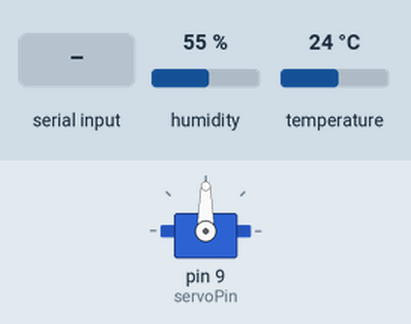
Simulated run of this sketch. Board: Arduino Uno, built with avr-gcc and run on an emulated ATmega328P. On the bench: servo. Inputs (shaded band) come from the test bench; at power-on: humidity 55 %, temperature 24 °C. What the sketch prints to the serial monitor is not drawn.

Above: at 1.2 s.
1.3 s: "1" received over Serial
At 1.8 s:
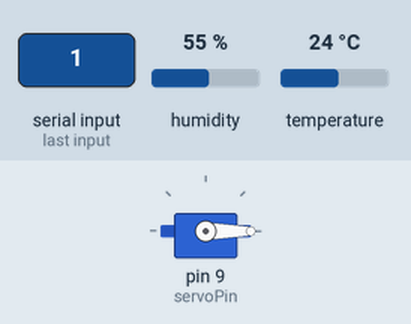
3.4 s: "R" received over Serial
Timing chart, 0 to 6.4 s (numbered marks = the images above; inputs shaded):
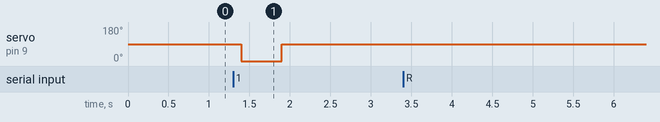

The sketch:

control.ino
```cpp
#include <Servo.h>
#include <DHT.h>

#define DHTPIN 2 // DHT感測器的腳位
#define DHTTYPE DHT11 // 感測器型號

Servo myServo; // 宣告 Servo 馬達
DHT dht(DHTPIN, DHTTYPE);

int servoPin = 9; // Servo 連接至 Arduino 的腳位
int thresholdHumidity = 60; // 濕度門檻值

void setup() {
  Serial.begin(9600); // 初始化序列通訊
  myServo.attach(servoPin); // 設定 Servo 的腳位
  myServo.write(90); // 初始位置
  dht.begin(); // 啟動DHT感測器
}

void loop() {
  if (Serial.available() > 0) {
    char command = Serial.read(); // 接收來自 PyQt 的指令

    if (command == '1') { // 按壓動作
      pressDehumidifier();
    } else if (command == 'R') { // 傳回濕度數據
      float humidity = dht.readHumidity();
      if (!isnan(humidity)) {
        Serial.println(humidity); // 傳回濕度至 PyQt
      } else {
        Serial.println("Error");
      }
    }
  }

  delay(100); // 簡單的執行間隔
}

void pressDehumidifier() {
  myServo.write(0); // 移動到按壓角度
  delay(500); // 保持按壓
  myServo.write(90); // 返回初始位置
}
```

Measured:
- after the input at 1.3 s, servo on pin 9 (servoPin): 90° → 0° after 0.10 s, → 90° 0.50 s later
- after the input at 3.4 s, every drawn part: stays the same
